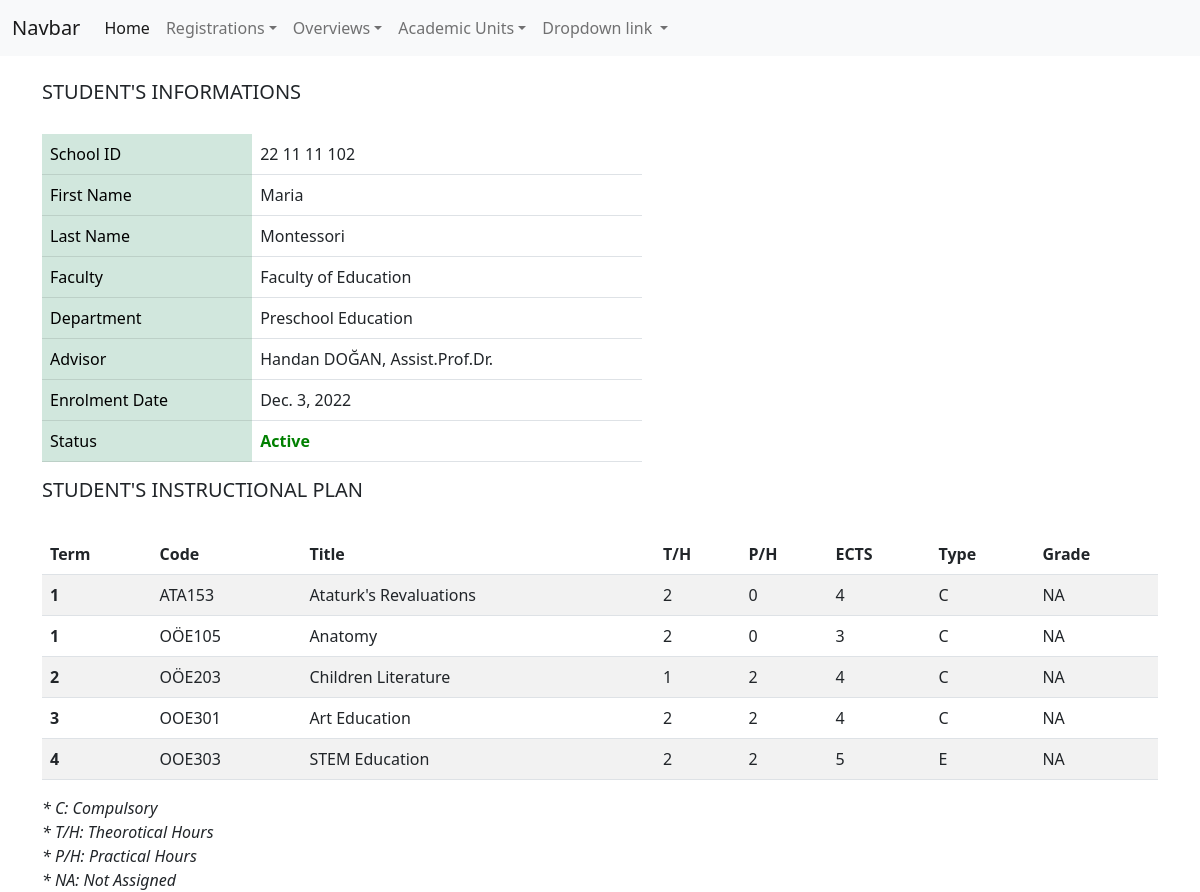
/overviews/students_list/2/, run on the app's committed database.
### registrations/models.py (models this page shows, shortened)
class Students(models.Model):
    STATUS_CHOICE = [
        ("Active", "Active"),
        ("Passive", "Passive"),
        ("Graduated", "Graduated"),
        ("TransferedIn", "Transfered In"),
        ("TransferedOut", "Transfered Out"),
        ("Disenrolment", "Disenrolment")
    ]
    school_id = models.CharField(max_length=10, null=True, blank=True)
    first_name = models.CharField(max_length=50)
    last_name = models.CharField(max_length=50)
    faculty = models.ForeignKey(Faculties, on_delete=models.SET_NULL, null=True)
    department = models.ForeignKey(Departments, on_delete=models.SET_NULL, null=True)
    status = models.CharField(max_length=50, choices=STATUS_CHOICE, default="Active")
    advisor = models.ForeignKey(AcademicStaff, on_delete=models.SET_NULL, null=True, blank=True)
    enrolment_date = models.DateField(auto_now_add=True)

class Faculties(models.Model):
    faculty = models.CharField(max_length=100)
    faculty_code = models.IntegerField(null=True, blank=True)
    def __str__(self):
        return f"{self.faculty}"

class Departments(models.Model):
    faculty = models.ForeignKey(Faculties, on_delete=models.SET_NULL, null=True)
    department = models.CharField(max_length=100)
    department_code = models.IntegerField(null=True, blank=True)
    def __str__(self):
        return f"{self.department}"

class AcademicStaff(models.Model):
    TITLE_CHOICE = [
        ("Prof.Dr.", "Prof.Dr."),
        ("Assoc.Prof.Dr.", "Assoc.Prof.Dr."),
        ("Assist.Prof.Dr.", "Assist.Prof.Dr."),
        ("Instructor", "Instructor"),
        ("Res.Assist.", "Res.Assist."),
        ("Visitor Lecturer", "Visitor Lecturer")
    ]
    title = models.CharField(max_length=50, choices=TITLE_CHOICE)
    first_name = models.CharField(max_length=50)
    last_name = models.CharField(max_length=50)
    faculty = models.ForeignKey(Faculties, on_delete=models.SET_NULL, null=True)
    department = models.ForeignKey(Departments, on_delete=models.SET_NULL, null=True)
    starting_date = models.DateField(auto_now_add=True)
    def __str__(self):
        return f"{self.first_name} {self.last_name}, {self.title}"

class InstructionalPlan(models.Model):
    student = models.ForeignKey(Students, on_delete=models.CASCADE)
    curriculum = models.ForeignKey(Curriculums, on_delete=models.CASCADE)
    grade = models.CharField(max_length=2, default="NA")

class Curriculums(models.Model):
    class Term(models.IntegerChoices):
        first = 1
        second = 2
        third = 3
        forth = 4
        fifth = 5
        sixth = 6
        seventh = 7
        eighth = 8
    TYPE_CHOICE = [
        ("C", "Compulsory"),
        ("E", "Elective")
    ]
    department = models.ForeignKey(Departments, on_delete=models.SET_NULL, null=True)
    term = models.IntegerField(choices=Term.choices)
    code = models.CharField(max_length=6, unique=True)
    title = models.CharField(max_length=50)
    theortical_hours = models.IntegerField(validators=[MinValueValidator(0), MaxValueValidator(12)])
    practical_hours = models.IntegerField(validators=[MinValueValidator(0), MaxValueValidator(12)])
    ects = models.IntegerField(validators=[MinValueValidator(0), MaxValueValidator(12)])
    course_type = models.CharField(max_length=20, choices=TYPE_CHOICE)
    student = models.ManyToManyField(Students)

### overviews/views.py (the view)
# urls.py: path('students_list/<int:pk>/', views.StudentsDetailView.as_view()),
class StudentsDetailView(DetailView):
    model = Students
    def get_context_data(self, **kwargs):
        context = super().get_context_data(**kwargs)
        inst_plan = InstructionalPlan.objects.filter(student_id = self.kwargs.get('pk')).order_by('curriculum__term')
        context["inst_plan"] = inst_plan
        return context

### registrations/templates/registrations/students_detail.html
{% extends 'base.html' %}
{% block body %}
<div class="container">
<br>
<h5>STUDENT'S INFORMATIONS</h5>
<div style="max-width:600px; margin:30px 0 auto 0;">
    <table class="table table-hover">
        <tbody>
          <tr>
            <td class="table-success">School ID</td>
            <td>{{students.school_id}}</td>
          </tr>
          <tr>
            <td class="table-success">First Name</td>
            <td>{{students.first_name}}</td>
          </tr>
          <tr>
            <td class="table-success">Last Name</td>
            <td>{{students.last_name}}</td>
          </tr>
          <tr>
            <td class="table-success">Faculty</td>
            <td>{{students.faculty}}</td>
          </tr>
          <tr>
            <td class="table-success">Department</td>
            <td>{{students.department}}</td>
          </tr>
          <tr>
            <td class="table-success">Advisor</td>
            <td>{{students.advisor}}</td>
          </tr>
          <tr>
            <td class="table-success">Enrolment Date</td>
            <td>{{students.enrolment_date}}</td>
          </tr>
          <tr>
            <td class="table-success">Status</td>
            {% if students.status == "Active" %}
            <td style="color:green;"><b>{{students.status}}</b></td>
            {% else %}
            <td>{{students.status}}</td>
            {% endif %}
          </tr>
        </tbody>
      </table>
</div>
<h5>STUDENT'S INSTRUCTIONAL PLAN</h5>
<br>
<table class="table table-striped">
    <thead>
      <tr>
        <th scope="col">Term</th>
        <th scope="col">Code</th>
        <th scope="col">Title</th>
        <th scope="col">T/H</th>
        <th scope="col">P/H</th>
        <th scope="col">ECTS</th>
        <th scope="col">Type</th>
        <th scope="col">Grade</th>
      </tr>
    </thead>
    <tbody>
        {% for course in inst_plan %}
        <tr>
            <th scope="row">{{course.curriculum.term}}</th>
            <td>{{course.curriculum.code}}</td>
            <td>{{course.curriculum.title}}</td>
            <td>{{course.curriculum.theortical_hours}}</td>
            <td>{{course.curriculum.practical_hours}}</td>
            <td>{{course.curriculum.ects}}</td>
            <td>{{course.curriculum.course_type}}</td>
            <td>{{course.grade}}</td>
          </tr>
        {% endfor %}
    </tbody>
  </table>
  <i>* C: Compulsory <br>* T/H: Theorotical Hours <br>* P/H: Practical Hours<br>* NA: Not Assigned </i>
</div>
{% endblock body %}

### data on the page
Students: school_id "22 11 11 102", first_name "Maria", last_name "Montessori", faculty "Faculty of Education", department "Preschool Education", advisor "Handan DOĞAN, Assist.Prof.Dr.", enrolment_date "Dec. 3, 2022", status "Active"
InstructionalPlan: curriculum.term "1", curriculum.code "ATA153", curriculum "Ataturk's Revaluations", curriculum.theortical_hours "2", curriculum.practical_hours "0", curriculum.ects "4", curriculum.course_type "C", grade "NA"
InstructionalPlan: curriculum.term "1", curriculum.code "OÖE105", curriculum "Anatomy", curriculum.theortical_hours "2", curriculum.practical_hours "0", curriculum.ects "3", curriculum.course_type "C", grade "NA"
InstructionalPlan: curriculum.term "2", curriculum.code "OÖE203", curriculum "Children Literature", curriculum.theortical_hours "1", curriculum.practical_hours "2", curriculum.ects "4", curriculum.course_type "C", grade "NA"
InstructionalPlan: curriculum.term "3", curriculum.code "OOE301", curriculum "Art Education", curriculum.theortical_hours "2", curriculum.practical_hours "2", curriculum.ects "4", curriculum.course_type "C", grade "NA"
InstructionalPlan: curriculum.term "4", curriculum.code "OOE303", curriculum "STEM Education", curriculum.theortical_hours "2", curriculum.practical_hours "2", curriculum.ects "5", curriculum.course_type "E", grade "NA"
